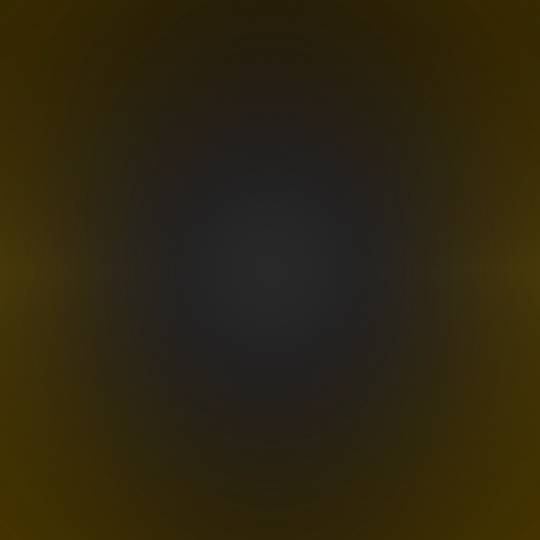
#> input picture assets/dia-de-sorte.jpg, 1080 x 1080 px (shown at 1/2 size)
$ python -i video_visual_v3.py   (imports and definitions only)
#> lines starting #> are read from the running program, lines starting #| are printed output that depends on the picture
#> further down, picture is the input picture: PIL image 1080x1080 RGB; mean R, G, B 46.3, 38.2, 16.1
from __future__ import annotations

import math
import os
import re
from datetime import datetime
from pathlib import Path
from typing import Any, Dict, List, Sequence, Tuple
from zoneinfo import ZoneInfo

from PIL import Image, ImageDraw, ImageEnhance, ImageFilter, ImageFont

WIDTH = int(os.getenv("VIDEO_WIDTH", "1080"))
HEIGHT = int(os.getenv("VIDEO_HEIGHT", "1920"))

PALETTES: Dict[str, Tuple[Tuple[int, int, int], Tuple[int, int, int], Tuple[int, int, int]]] = {
    "mega-sena": ((0, 108, 67), (0, 35, 28), (77, 255, 143)),
    "lotofacil": ((126, 31, 137), (41, 10, 56), (231, 144, 255)),
    "quina": ((42, 52, 151), (15, 20, 65), (145, 172, 255)),
    "lotomania": ((239, 100, 34), (91, 31, 12), (255, 202, 126)),
    "timemania": ((0, 134, 164), (0, 44, 60), (115, 229, 247)),
    "dupla-sena": ((157, 31, 55), (65, 10, 25), (255, 157, 174)),
    "dia-de-sorte": ((197, 139, 26), (70, 43, 7), (255, 225, 133)),
    "super-sete": ((58, 124, 57), (16, 52, 28), (153, 232, 151)),
    "mais-milionaria": ((47, 48, 57), (14, 15, 20), (221, 188, 88)),
    "federal": ((28, 92, 171), (9, 32, 72), (126, 195, 255)),
    "loteca": ((0, 115, 191), (0, 38, 78), (126, 213, 255)),
}


# [36 lines left out: functions _slug, _palette, _font, not called in this run]


def _s(value: int | float) -> int:
    return round(value * WIDTH / 1080.0)


# [9 lines left out: function _gradient, not called in this run]


def _cover(image: Image.Image) -> Image.Image:
    image = image.convert("RGB")
    scale = max(WIDTH / image.width, HEIGHT / image.height)
#> scale = 1.78
    width, height = int(image.width * scale), int(image.height * scale)
#> width = 1920; height = 1920
    image = image.resize((width, height), Image.Resampling.LANCZOS)
    left = max(0, (width - WIDTH) // 2)
#> left = 420
    top = max(0, (height - HEIGHT) // 2)
#> top = 0
    return image.crop((left, top, left + WIDTH, top + HEIGHT))
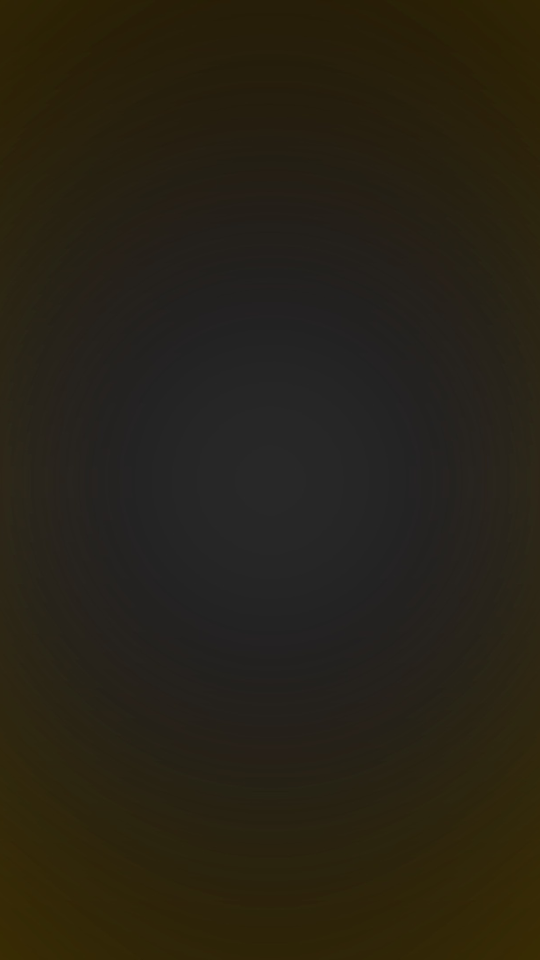
#> returned value: PIL image 1080x1920 RGB (shown at 1/2 size); mean R, G, B 39.8, 34.6, 21.8


# [58 lines left out: functions _base_image, _split_raw, prepare_numbers, not called in this run]


def _center(draw: ImageDraw.ImageDraw, xy, text: str, size: int, fill, bold=True, stroke=0, stroke_fill=(0, 0, 0, 150)):
    draw.text(xy, text, font=_font(size, bold), fill=fill, anchor="mm", stroke_width=_s(stroke), stroke_fill=stroke_fill)


def _panel(draw: ImageDraw.ImageDraw, box, radius, fill, outline=None, width=1):
    draw.rounded_rectangle(tuple(_s(value) for value in box), radius=_s(radius), fill=fill, outline=outline, width=max(1, _s(width)))


# [215 lines left out: functions _decorate, _brand, _draw_title, _number_layout, _draw_ball, _draw_numbers and 4 more, not called in this run]

>>> from PIL import Image
>>> picture = Image.open('assets/dia-de-sorte.jpg')
>>> result = _cover(picture)

$ run again, on assets/dupla-sena.jpg
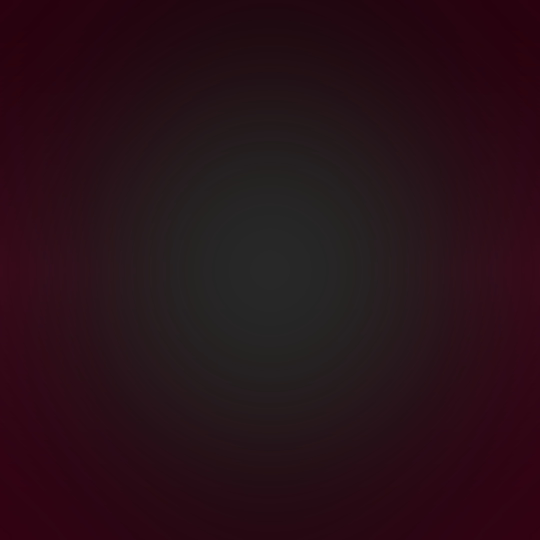
#> input picture assets/dupla-sena.jpg, 1080 x 1080 px (shown at 1/2 size)
#> picture is the input picture: PIL image 1080x1080 RGB; mean R, G, B 40.2, 16.5, 24.2
#> in _cover, `return image.crop((left, top, left + WIDTH, top + HEIGHT))`:
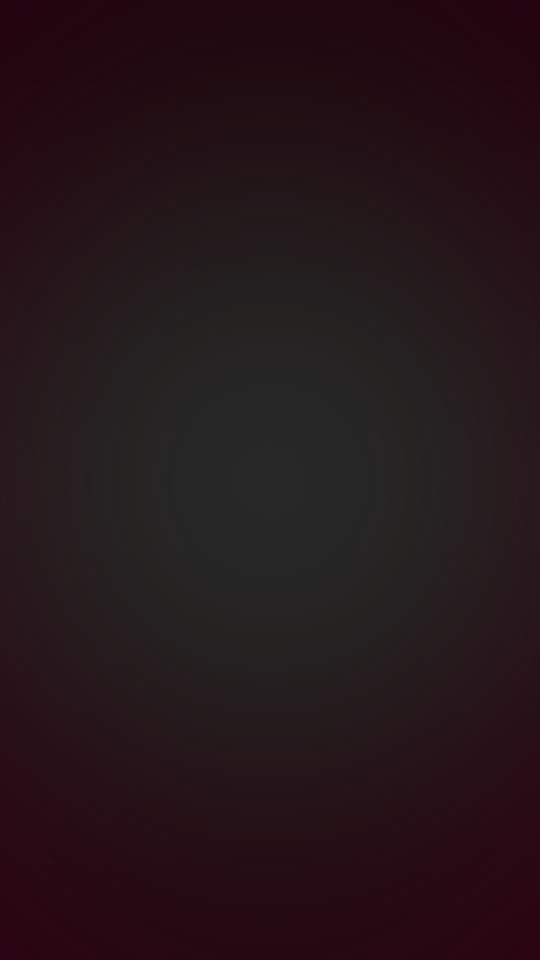
#> returned value: PIL image 1080x1920 RGB (shown at 1/2 size); mean R, G, B 37.2, 22, 26.5

$ run again, on assets/federal.jpg
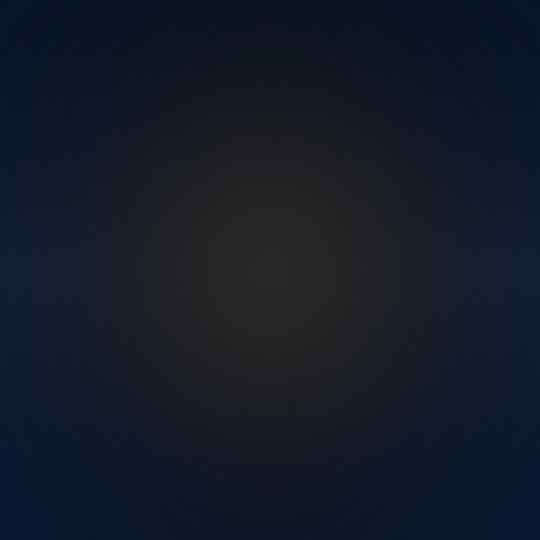
#> input picture assets/federal.jpg, 1080 x 1080 px (shown at 1/2 size)
#> picture is the input picture: PIL image 1080x1080 RGB; mean R, G, B 20.8, 26.6, 40.2
#> in _cover, `return image.crop((left, top, left + WIDTH, top + HEIGHT))`:
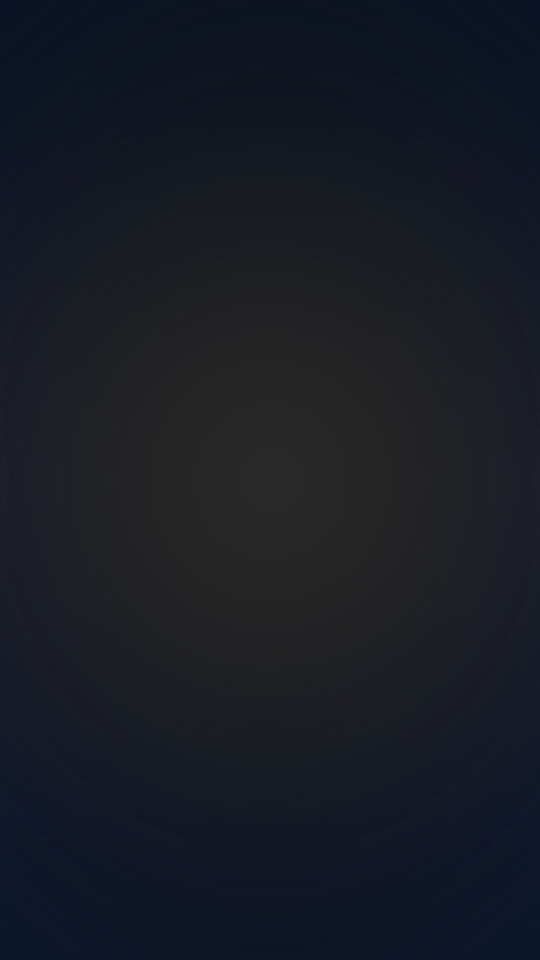
#> returned value: PIL image 1080x1920 RGB (shown at 1/2 size); mean R, G, B 24.1, 27.8, 36.9

$ run again, on assets/loteca.jpg
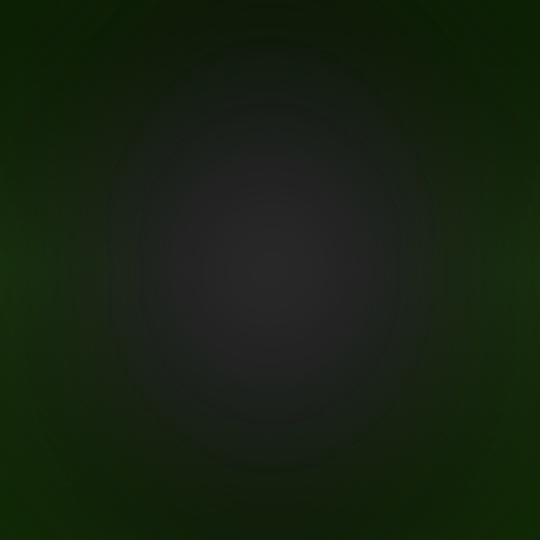
#> input picture assets/loteca.jpg, 1080 x 1080 px (shown at 1/2 size)
#> picture is the input picture: PIL image 1080x1080 RGB; mean R, G, B 22.3, 34.1, 17.4
#> in _cover, `return image.crop((left, top, left + WIDTH, top + HEIGHT))`:
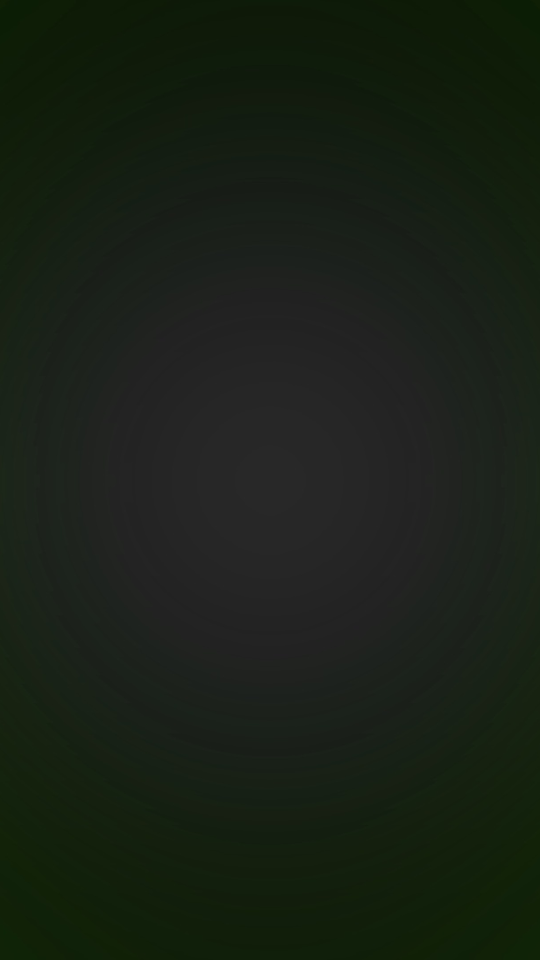
#> returned value: PIL image 1080x1920 RGB (shown at 1/2 size); mean R, G, B 24.9, 32.6, 22.2
